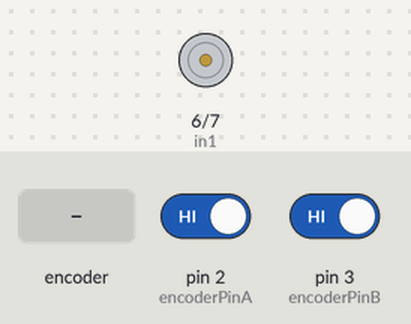
A sketch run on a simulated Arduino Uno, built with avr-gcc and run on an emulated ATmega328P. On the bench: motor-driver pin pairs drawn as motors (green arrow = first pin HIGH = forward, orange = second pin HIGH = backward, longer = more drive, scaled by the enable pin). Inputs (shaded band) come from the test bench; at power-on: pin 2 (encoderPinA) HIGH, pin 3 (encoderPinB) HIGH. What the sketch prints to the serial monitor is not drawn.

Above: at 1.2 s.
1.3 s: rotary encoder on pin 2 (encoderPinA) / pin 3 (encoderPinB) turned 3 steps (first pin leading)
Timing chart, 0 to 4.3 s (numbered marks = the images above; inputs shaded):
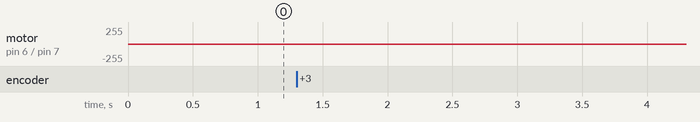

Measured:
- after the input at 1.3 s, motor on pin 6 (in1) / pin 7 (in2): stopped → backward 1/255 after 0.20 s, → backward 2/255 0.20 s later

The sketch:

dcMotor_Encoder.ino
```cpp
#define enA 5
#define in1 6
#define in2 7

const int encoderPinA = 2;
const int encoderPinB = 3;

boolean buttonState = LOW;
int rotDirection = 0;
int pressed = false;

volatile int encoderPosition = 0;  // Tracks the encoder's position
int lastReportedPosition = 0;      // Last position reported to the serial monitor
boolean rotating = false;          // Flag to track rotation

void doEncoderA() {
  rotating = true;  // Set rotating flag to true
  // Check direction by reading pin B
  if (digitalRead(encoderPinA) == digitalRead(encoderPinB)) {
    encoderPosition++;  // Clockwise rotation
  } else {
    encoderPosition--;  // Counterclockwise rotation
  }
}

void setup() {
  // put your setup code here, to run once:
  pinMode(enA,OUTPUT);
  pinMode(in1,OUTPUT);  // Set as OUTPUT to control motor direction
  pinMode(in2,OUTPUT);  // Set as OUTPUT to control motor direction

  digitalWrite(in1,LOW);
  digitalWrite(in2,HIGH);
  Serial.begin(9600);

  pinMode(encoderPinA, INPUT);
  pinMode(encoderPinB, INPUT);

  // Use internal pull-up resistors if necessary
  digitalWrite(encoderPinA, HIGH);
  digitalWrite(encoderPinB, HIGH);

  // Attach interrupt to encoder pin A
  attachInterrupt(digitalPinToInterrupt(encoderPinA), doEncoderA, CHANGE);
}

void loop() {
  if (rotating) {
    // Only print if the position has changed
    if (lastReportedPosition != encoderPosition) {
      Serial.print("Position: ");
      Serial.println(encoderPosition);
      lastReportedPosition = encoderPosition;
    }
    rotating = false;  // Reset the rotating flag
  }

  // Constrain the encoder position to a reasonable range
  encoderPosition = constrain(encoderPosition, -600, 600);

  // Map the encoder position to a PWM value (0 to 255)
  int motorSpeed = map(abs(encoderPosition), 0, 600, 0, 255);

  // Set motor speed
  analogWrite(enA, motorSpeed);

  // Control motor direction based on encoder direction
  if (encoderPosition >= 0) {
    digitalWrite(in1, HIGH);  // Forward
    digitalWrite(in2, LOW);
  } else {
    digitalWrite(in1, LOW);   // Reverse
    digitalWrite(in2, HIGH);
  }
}
```
